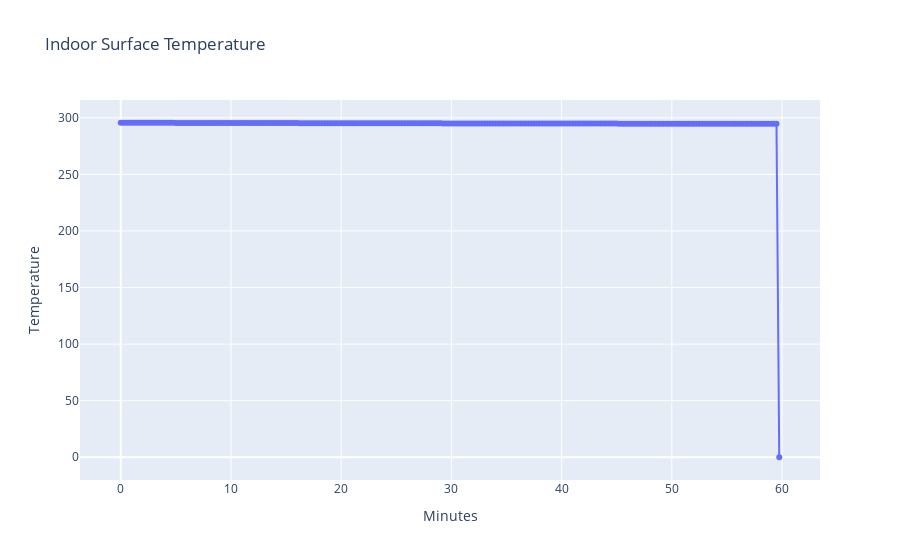

The notebook cell saved with this chart:
### Code cell
fig = go.Figure()
fig.add_trace(go.Scatter(x=times, y=v1.surface_temps, mode='markers+lines',))
fig.update_layout(xaxis_title='Minutes',
                  yaxis_title='Temperature',
                  title='Indoor Surface Temperature')

### Figure 1 — Plotly figure (JSON) as saved in the notebook; plotly's stock layout.template omitted (floating-point values rounded to 4 significant figures; data arrays with more than 128 entries replaced by an {"elided": "..."} marker saying what was removed)
{"data": [{"mode": "markers+lines", "type": "scatter", "x": {"elided": "240 float values"}, "y": {"elided": "240 float values"}}], "layout": {"title": {"text": "Indoor Surface Temperature"}, "xaxis": {"title": {"text": "Minutes"}}, "yaxis": {"title": {"text": "Temperature"}}}}
